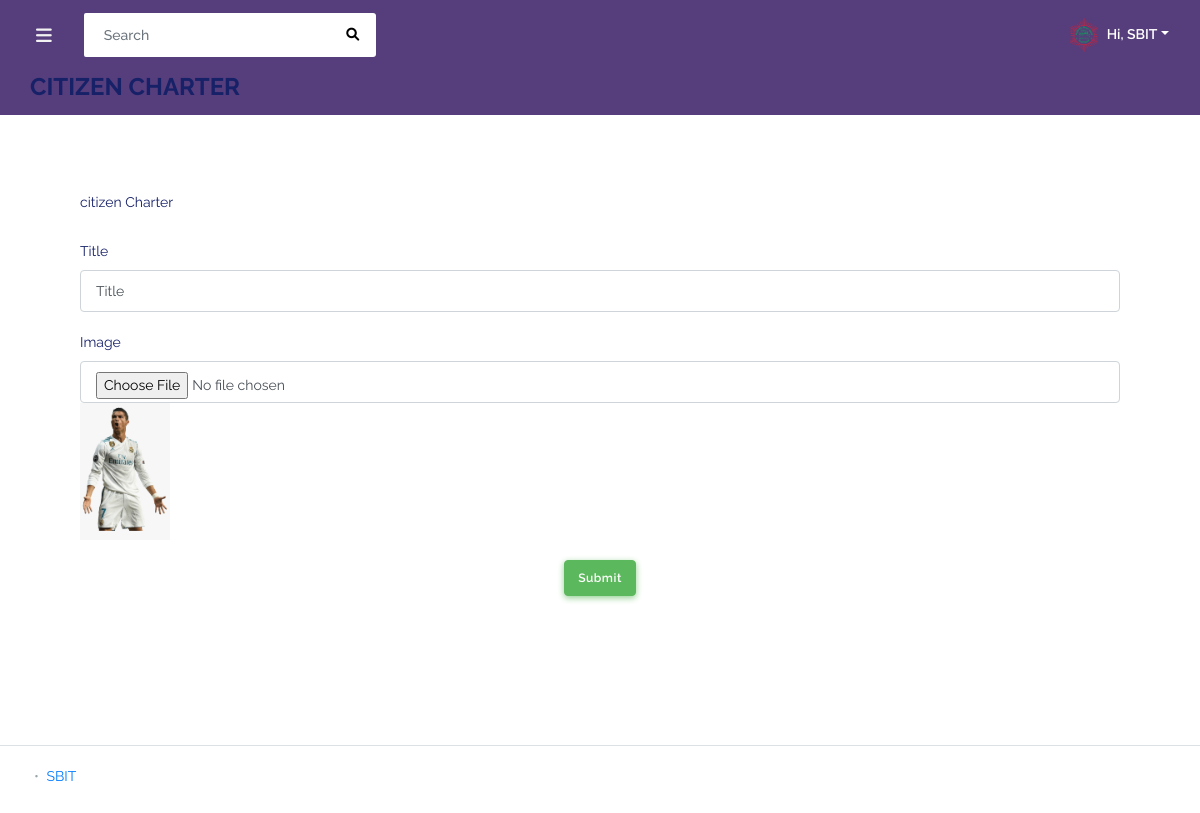
The page /backend/admin/website_settings/cityzen_charter.php (signed in) on the database as committed earlier.
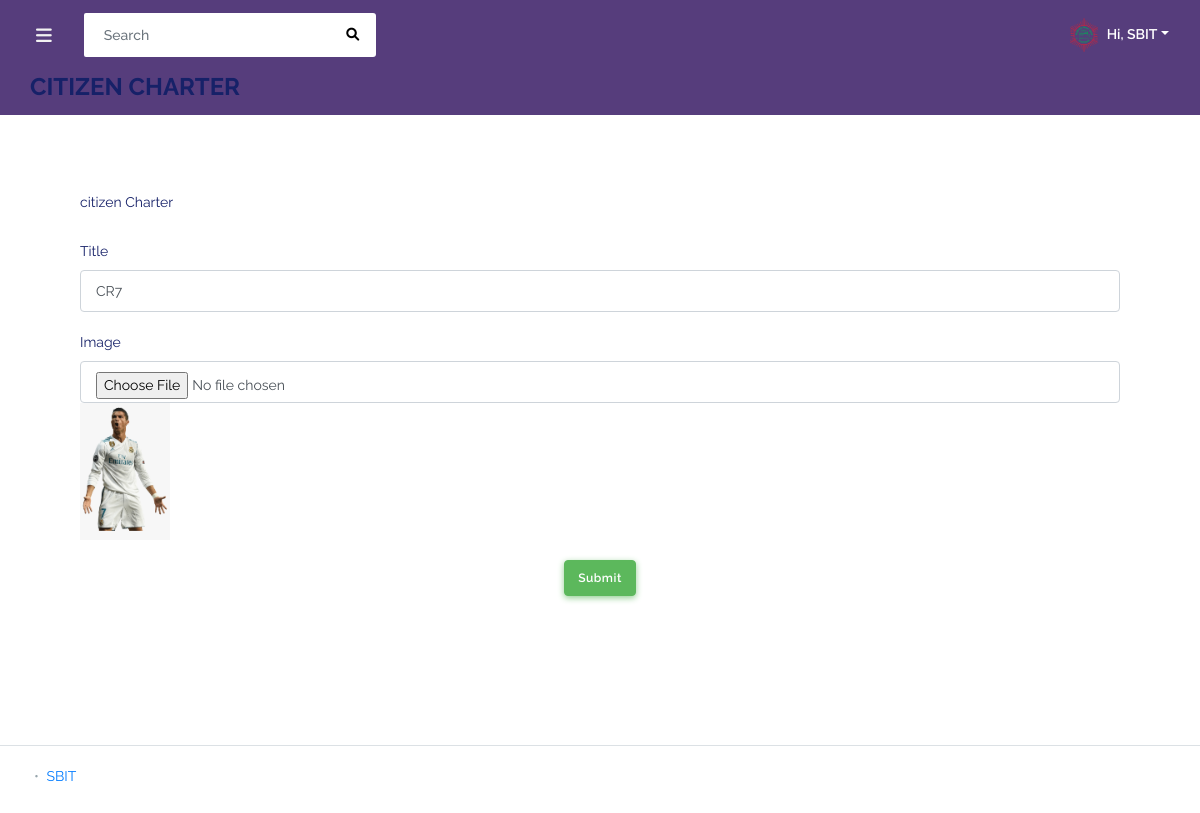
The same page on the database as committed later.
### tables this page shows
CREATE TABLE `citizen_charter` (
  `id` int(200) NOT NULL,
  `title` varchar(255) DEFAULT NULL,
  `image` varchar(20) DEFAULT NULL
);

### database/connection.php (called while the page is built, shortened)
<?php
class database
{
  public $hostadress="localhost";
  public $username="root";
  public $password="";
  public $database="dynamicschool_database";
  private function database()
  {
    $this->link=new mysqli($this->hostadress,$this->username,$this->password,$this->database);
  }
}
?>

### backend/admin/website_settings/cityzen_charter.php (the view, shortened to what this page needs)
<?php
include('../layouts/header.php');
?>
        <div class="main-content">
            <section class="section">
                <div class="form-header">
                    <h4>CITIZEN CHARTER</h4>
                </div>
                <div class="form-section">
                   <?php
                   $data = $db->link->query("SELECT * FROM `citizen_charter` WHERE `id`=1");
                   if($data)
                   {
                    $showdata = $data->fetch_assoc();
                   }
                   ?>
                    <form method="post" enctype="multipart/form-data">
                    <div class="input-single-box">
                            <label>citizen Charter</label>
                        </div>
                        <div class="input-single-box">
                            <label>Title</label>
                            <input type="text" name="title" class="form-control" value="<?php print $showdata['title']; ?>" required>
                        </div>
                        <div class="input-single-box">
                            <label>Image</label>
                            <input type="file" name="image" class="form-control">
                            <?php
                            $path = '../../asset/img/citizen_charter/'.$showdata['image'];
                            if(file_exists($path))
                            {
                            ?>
                            <img src="../../asset/img/citizen_charter/<?php print $showdata['image']; ?>" class="img-fluid" height="70px;" width="90px">
                            <?php
                            }
                            ?>
                        </div>
                        <div class="input-single-box" style="text-align: center;">
                            <input type="submit" name="save" class="btn btn-success" id="save">
                        </div>
                    </form>
                </div>
            </section>
        </div>
<?php include('../layouts/footer.php'); ?>

Rows that differ between the two databases and show on the page:
changed citizen_charter: title "Title" → "CR7"
